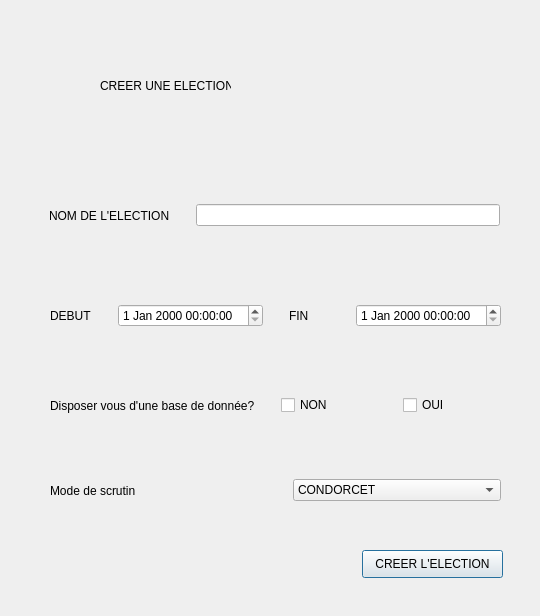
<?xml version="1.0" encoding="UTF-8"?>
<ui version="4.0">
 <class>Dialog</class>
 <widget class="QDialog" name="Dialog">
  <property name="geometry">
   <rect>
    <x>0</x>
    <y>0</y>
    <width>540</width>
    <height>616</height>
   </rect>
  </property>
  <property name="windowTitle">
   <string>Dialog</string>
  </property>
  <widget class="QLabel" name="label">
   <property name="geometry">
    <rect>
     <x>100</x>
     <y>70</y>
     <width>131</width>
     <height>31</height>
    </rect>
   </property>
   <property name="text">
    <string>CREER UNE ELECTION</string>
   </property>
  </widget>
  <widget class="QWidget" name="horizontalLayoutWidget">
   <property name="geometry">
    <rect>
     <x>49</x>
     <y>190</y>
     <width>451</width>
     <height>51</height>
    </rect>
   </property>
   <layout class="QHBoxLayout" name="horizontalLayout">
    <item>
     <widget class="QLabel" name="label_4">
      <property name="text">
       <string>NOM DE L'ELECTION</string>
      </property>
     </widget>
    </item>
    <item>
     <spacer name="verticalSpacer_2">
      <property name="orientation">
       <enum>Qt::Vertical</enum>
      </property>
      <property name="sizeHint" stdset="0">
       <size>
        <width>20</width>
        <height>40</height>
       </size>
      </property>
     </spacer>
    </item>
    <item>
     <widget class="QLineEdit" name="lineEdit"/>
    </item>
   </layout>
  </widget>
  <widget class="QWidget" name="horizontalLayoutWidget_2">
   <property name="geometry">
    <rect>
     <x>50</x>
     <y>290</y>
     <width>451</width>
     <height>51</height>
    </rect>
   </property>
   <layout class="QHBoxLayout" name="horizontalLayout_2">
    <item>
     <widget class="QLabel" name="label_2">
      <property name="text">
       <string>DEBUT</string>
      </property>
     </widget>
    </item>
    <item>
     <widget class="QDateTimeEdit" name="dateTimeEdit_2"/>
    </item>
    <item>
     <spacer name="verticalSpacer">
      <property name="orientation">
       <enum>Qt::Vertical</enum>
      </property>
      <property name="sizeHint" stdset="0">
       <size>
        <width>20</width>
        <height>40</height>
       </size>
      </property>
     </spacer>
    </item>
    <item>
     <widget class="QLabel" name="label_3">
      <property name="text">
       <string>FIN</string>
      </property>
     </widget>
    </item>
    <item>
     <widget class="QDateTimeEdit" name="dateTimeEdit_3"/>
    </item>
   </layout>
  </widget>
  <widget class="QWidget" name="horizontalLayoutWidget_3">
   <property name="geometry">
    <rect>
     <x>50</x>
     <y>380</y>
     <width>451</width>
     <height>51</height>
    </rect>
   </property>
   <layout class="QHBoxLayout" name="horizontalLayout_3">
    <item>
     <widget class="QLabel" name="label_5">
      <property name="text">
       <string>Disposer vous d'une base de donnée?</string>
      </property>
     </widget>
    </item>
    <item>
     <spacer name="verticalSpacer_3">
      <property name="orientation">
       <enum>Qt::Vertical</enum>
      </property>
      <property name="sizeHint" stdset="0">
       <size>
        <width>20</width>
        <height>40</height>
       </size>
      </property>
     </spacer>
    </item>
    <item>
     <widget class="QCheckBox" name="checkBox">
      <property name="text">
       <string>NON</string>
      </property>
     </widget>
    </item>
    <item>
     <spacer name="verticalSpacer_4">
      <property name="orientation">
       <enum>Qt::Vertical</enum>
      </property>
      <property name="sizeHint" stdset="0">
       <size>
        <width>18</width>
        <height>46</height>
       </size>
      </property>
     </spacer>
    </item>
    <item>
     <widget class="QCheckBox" name="checkBox_3">
      <property name="text">
       <string>OUI</string>
      </property>
     </widget>
    </item>
   </layout>
  </widget>
  <widget class="QWidget" name="horizontalLayoutWidget_4">
   <property name="geometry">
    <rect>
     <x>50</x>
     <y>470</y>
     <width>451</width>
     <height>41</height>
    </rect>
   </property>
   <layout class="QHBoxLayout" name="horizontalLayout_4">
    <item>
     <widget class="QLabel" name="label_6">
      <property name="text">
       <string>Mode de scrutin</string>
      </property>
     </widget>
    </item>
    <item>
     <spacer name="verticalSpacer_5">
      <property name="orientation">
       <enum>Qt::Vertical</enum>
      </property>
      <property name="sizeHint" stdset="0">
       <size>
        <width>28</width>
        <height>36</height>
       </size>
      </property>
     </spacer>
    </item>
    <item>
     <widget class="QComboBox" name="comboBox">
      <item>
       <property name="text">
        <string>CONDORCET</string>
       </property>
      </item>
      <item>
       <property name="text">
        <string>JUGEMENTMAJORITAIRE</string>
       </property>
      </item>
     </widget>
    </item>
   </layout>
  </widget>
  <widget class="QPushButton" name="pushButton">
   <property name="geometry">
    <rect>
     <x>362</x>
     <y>550</y>
     <width>141</width>
     <height>28</height>
    </rect>
   </property>
   <property name="text">
    <string>CREER L'ELECTION</string>
   </property>
  </widget>
 </widget>
 <resources/>
 <connections/>
</ui>
